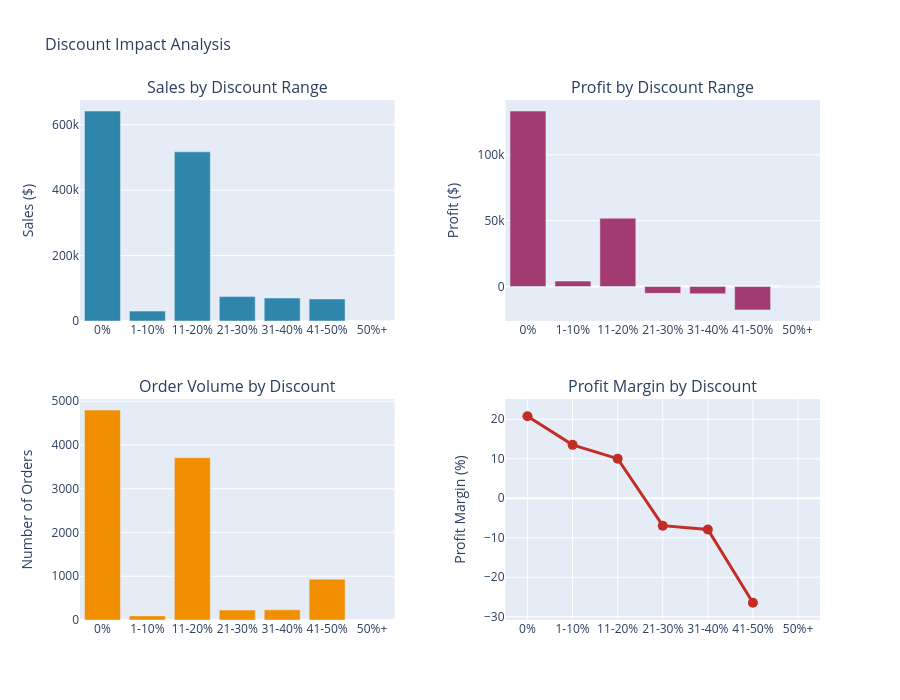

Notebook code for this chart:
### Markdown cell above
## 6. Discount Analysis

### Code cell
# Discount impact on sales and profit
df['Discount_Bin'] = pd.cut(df['Discount'], 
                             bins=[-0.001, 0, 0.1, 0.2, 0.3, 0.4, 0.5, 1.0],
                             labels=['0%', '1-10%', '11-20%', '21-30%', '31-40%', '41-50%', '50%+'])

discount_analysis = df.groupby('Discount_Bin').agg({
    'Sales': ['sum', 'mean', 'count'],
    'Profit': ['sum', 'mean'],
    'Quantity': 'sum'
}).round(2)

discount_analysis.columns = ['Total_Sales', 'Avg_Sales', 'Order_Count',
                            'Total_Profit', 'Avg_Profit', 'Total_Quantity']
discount_analysis = discount_analysis.reset_index()
discount_analysis['Profit_Margin'] = (discount_analysis['Total_Profit'] / discount_analysis['Total_Sales'] * 100).round(2)

fig = make_subplots(
    rows=2, cols=2,
    subplot_titles=('Sales by Discount Range', 'Profit by Discount Range',
                    'Order Volume by Discount', 'Profit Margin by Discount'),
    specs=[[{'type': 'bar'}, {'type': 'bar'}],
           [{'type': 'bar'}, {'type': 'scatter'}]],
    vertical_spacing=0.15,
    horizontal_spacing=0.15
)

# Total sales by discount
fig.add_trace(
    go.Bar(x=discount_analysis['Discount_Bin'], y=discount_analysis['Total_Sales'],
           name='Total Sales', marker_color='#2E86AB'),
    row=1, col=1
)

# Total profit by discount
fig.add_trace(
    go.Bar(x=discount_analysis['Discount_Bin'], y=discount_analysis['Total_Profit'],
           name='Total Profit', marker_color='#A23B72'),
    row=1, col=2
)

# Order count by discount
fig.add_trace(
    go.Bar(x=discount_analysis['Discount_Bin'], y=discount_analysis['Order_Count'],
           name='Order Count', marker_color='#F18F01'),
    row=2, col=1
)

# Profit margin trend
fig.add_trace(
    go.Scatter(x=discount_analysis['Discount_Bin'], y=discount_analysis['Profit_Margin'],
               mode='lines+markers', name='Profit Margin',
               line=dict(color='#C32D27', width=3),
               marker=dict(size=10)),
    row=2, col=2
)

fig.update_layout(height=700, showlegend=False,
                  title_text='Discount Impact Analysis',
                  title_font_size=16)

fig.update_yaxes(title_text='Sales ($)', row=1, col=1)
fig.update_yaxes(title_text='Profit ($)', row=1, col=2)
fig.update_yaxes(title_text='Number of Orders', row=2, col=1)
fig.update_yaxes(title_text='Profit Margin (%)', row=2, col=2)

fig.show()

### Figure 1 — Plotly figure (JSON) as saved in the notebook; plotly's stock layout.template omitted (floating-point values rounded to 4 significant figures)
{"data": [{"marker": {"color": "#2E86AB"}, "name": "Total Sales", "type": "bar", "x": ["0%", "1-10%", "11-20%", "21-30%", "31-40%", "41-50%", "50%+"], "xaxis": "x", "y": [642000.0, 30230.0, 517300.0, 74770.0, 70320.0, 67380.0, 0.0], "yaxis": "y"}, {"marker": {"color": "#A23B72"}, "name": "Total Profit", "type": "bar", "x": ["0%", "1-10%", "11-20%", "21-30%", "31-40%", "41-50%", "50%+"], "xaxis": "x2", "y": [133200.0, 4087.0, 51840.0, -5188.0, -5566.0, -17820.0, 0.0], "yaxis": "y2"}, {"marker": {"color": "#F18F01"}, "name": "Order Count", "type": "bar", "x": ["0%", "1-10%", "11-20%", "21-30%", "31-40%", "41-50%", "50%+"], "xaxis": "x3", "y": [4798, 94, 3709, 227, 233, 933, 0], "yaxis": "y3"}, {"line": {"color": "#C32D27", "width": 3}, "marker": {"size": 10}, "mode": "lines+markers", "name": "Profit Margin", "type": "scatter", "x": ["0%", "1-10%", "11-20%", "21-30%", "31-40%", "41-50%", "50%+"], "xaxis": "x4", "y": [20.75, 13.52, 10.02, -6.94, -7.92, -26.44, NaN], "yaxis": "y4"}], "layout": {"annotations": [{"font": {"size": 16}, "showarrow": false, "text": "Sales by Discount Range", "x": 0.2125, "xanchor": "center", "xref": "paper", "y": 1, "yanchor": "bottom", "yref": "paper"}, {"font": {"size": 16}, "showarrow": false, "text": "Profit by Discount Range", "x": 0.7875, "xanchor": "center", "xref": "paper", "y": 1, "yanchor": "bottom", "yref": "paper"}, {"font": {"size": 16}, "showarrow": false, "text": "Order Volume by Discount", "x": 0.2125, "xanchor": "center", "xref": "paper", "y": 0.425, "yanchor": "bottom", "yref": "paper"}, {"font": {"size": 16}, "showarrow": false, "text": "Profit Margin by Discount", "x": 0.7875, "xanchor": "center", "xref": "paper", "y": 0.425, "yanchor": "bottom", "yref": "paper"}], "height": 700, "showlegend": false, "title": {"font": {"size": 16}, "text": "Discount Impact Analysis"}, "xaxis": {"anchor": "y", "domain": [0, 0.425]}, "xaxis2": {"anchor": "y2", "domain": [0.575, 1]}, "xaxis3": {"anchor": "y3", "domain": [0, 0.425]}, "xaxis4": {"anchor": "y4", "domain": [0.575, 1]}, "yaxis": {"anchor": "x", "domain": [0.575, 1], "title": {"text": "Sales ($)"}}, "yaxis2": {"anchor": "x2", "domain": [0.575, 1], "title": {"text": "Profit ($)"}}, "yaxis3": {"anchor": "x3", "domain": [0, 0.425], "title": {"text": "Number of Orders"}}, "yaxis4": {"anchor": "x4", "domain": [0, 0.425], "title": {"text": "Profit Margin (%)"}}}}
